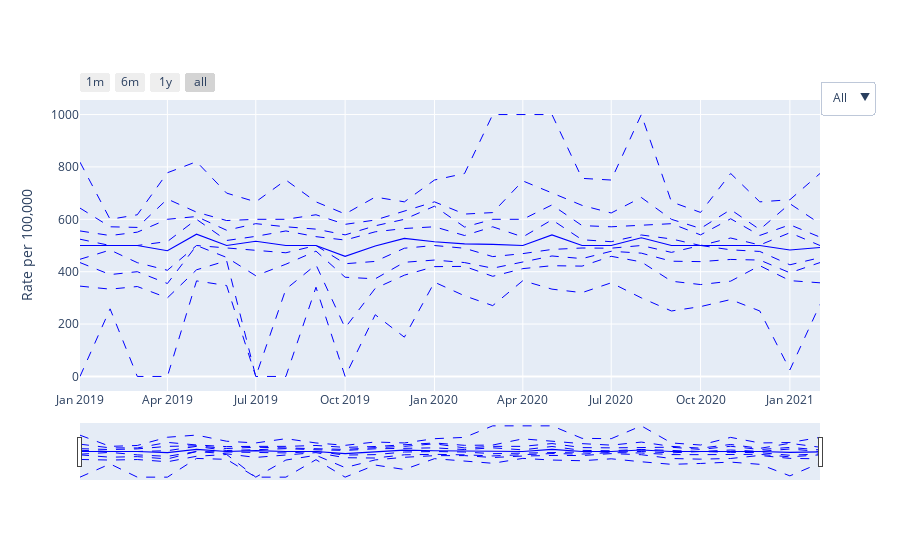

The notebook cell saved with this chart:
### Markdown cell above
## QRISK2

### Code cell
interactive_deciles_chart(qrisk_df,qrisk_selected_practices,period_column='date',column='rate',title="",ylabel="Rate per 100,000")
